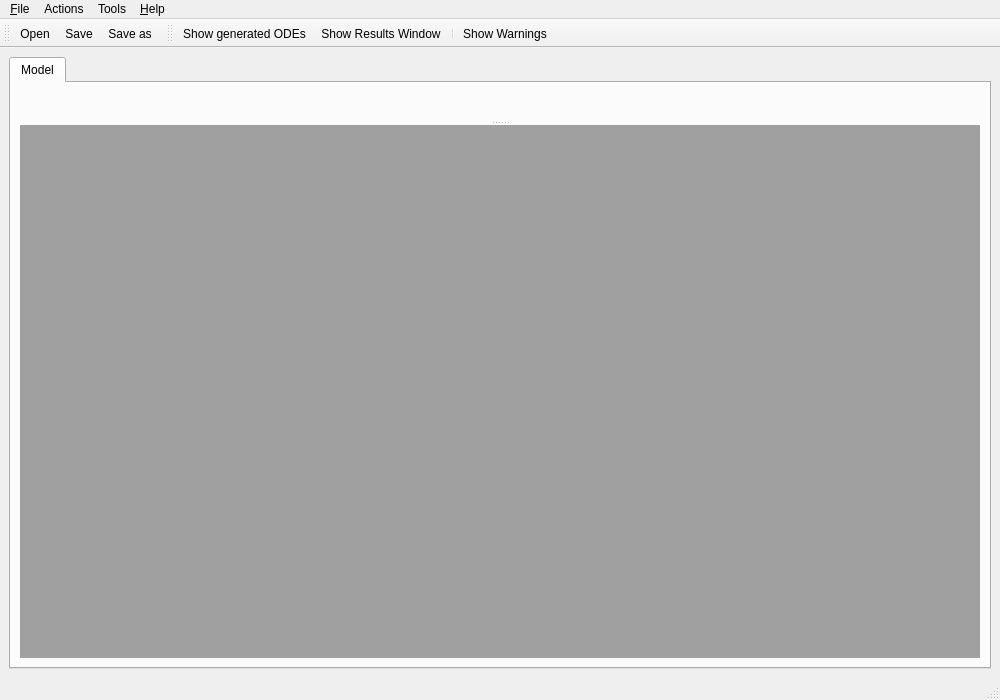
<?xml version="1.0" encoding="UTF-8"?>
<ui version="4.0">
 <author>Moritz Wade, ZIB 2010</author>
 <class>MainWindow</class>
 <widget class="QMainWindow" name="MainWindow">
  <property name="geometry">
   <rect>
    <x>0</x>
    <y>0</y>
    <width>1000</width>
    <height>700</height>
   </rect>
  </property>
  <property name="minimumSize">
   <size>
    <width>800</width>
    <height>0</height>
   </size>
  </property>
  <property name="acceptDrops">
   <bool>true</bool>
  </property>
  <property name="windowTitle">
   <string>BioPARKIN</string>
  </property>
  <property name="windowIcon">
   <iconset>
    <normaloff>:/application/images/2010-12-22 - Poem Icon v1.png</normaloff>
    <normalon>:/application/images/2010-12-22 - Poem Icon v1.png</normalon>
    <disabledoff>:/application/images/2010-12-22 - Poem Icon v1.png</disabledoff>
    <disabledon>:/application/images/2010-12-22 - Poem Icon v1.png</disabledon>
    <activeoff>:/application/images/2010-12-22 - Poem Icon v1.png</activeoff>
    <activeon>:/application/images/2010-12-22 - Poem Icon v1.png</activeon>
    <selectedoff>:/application/images/2010-12-22 - Poem Icon v1.png</selectedoff>
    <selectedon>:/application/images/2010-12-22 - Poem Icon v1.png</selectedon>:/application/images/2010-12-22 - Poem Icon v1.png</iconset>
  </property>
  <widget class="QWidget" name="centralwidget">
   <layout class="QHBoxLayout" name="horizontalLayout">
    <item>
     <widget class="QTabWidget" name="mainTabWidget">
      <property name="currentIndex">
       <number>0</number>
      </property>
      <widget class="QWidget" name="tabModel">
       <attribute name="title">
        <string>Model</string>
       </attribute>
       <layout class="QVBoxLayout" name="verticalLayout">
        <item>
         <widget class="QSplitter" name="splitter_2">
          <property name="orientation">
           <enum>Qt::Vertical</enum>
          </property>
          <widget class="QSplitter" name="masterDetailSplitter">
           <property name="frameShape">
            <enum>QFrame::NoFrame</enum>
           </property>
           <property name="frameShadow">
            <enum>QFrame::Plain</enum>
           </property>
           <property name="lineWidth">
            <number>5</number>
           </property>
           <property name="midLineWidth">
            <number>0</number>
           </property>
           <property name="orientation">
            <enum>Qt::Horizontal</enum>
           </property>
           <property name="childrenCollapsible">
            <bool>true</bool>
           </property>
           <widget class="QWidget" name="layoutWidget">
            <layout class="QVBoxLayout" name="modelListLayout">
             <property name="margin">
              <number>11</number>
             </property>
            </layout>
           </widget>
          </widget>
          <widget class="QMdiArea" name="_mdiArea">
           <property name="frameShape">
            <enum>QFrame::NoFrame</enum>
           </property>
           <property name="verticalScrollBarPolicy">
            <enum>Qt::ScrollBarAsNeeded</enum>
           </property>
           <property name="horizontalScrollBarPolicy">
            <enum>Qt::ScrollBarAsNeeded</enum>
           </property>
           <property name="background">
            <brush brushstyle="SolidPattern">
             <color alpha="255">
              <red>160</red>
              <green>160</green>
              <blue>160</blue>
             </color>
            </brush>
           </property>
           <property name="documentMode">
            <bool>false</bool>
           </property>
          </widget>
         </widget>
        </item>
        <item>
         <layout class="QHBoxLayout" name="bottomLayout"/>
        </item>
       </layout>
      </widget>
     </widget>
    </item>
   </layout>
  </widget>
  <widget class="QMenuBar" name="menubar">
   <property name="geometry">
    <rect>
     <x>0</x>
     <y>0</y>
     <width>1000</width>
     <height>21</height>
    </rect>
   </property>
   <widget class="QMenu" name="menuHelp">
    <property name="title">
     <string>&amp;Help</string>
    </property>
    <addaction name="actionAbout"/>
   </widget>
   <widget class="QMenu" name="menuFile">
    <property name="title">
     <string>&amp;File</string>
    </property>
    <addaction name="actionOpen"/>
    <addaction name="actionSave"/>
    <addaction name="actionSave_as"/>
    <addaction name="actionClose_Model"/>
    <addaction name="separator"/>
    <addaction name="actionQuit"/>
   </widget>
   <widget class="QMenu" name="menuTools">
    <property name="title">
     <string>Tools</string>
    </property>
    <addaction name="actionODEGenerator"/>
   </widget>
   <widget class="QMenu" name="menuSimulation">
    <property name="title">
     <string>Actions</string>
    </property>
    <addaction name="actionSimulate"/>
    <addaction name="actionComputeSensitivities"/>
    <addaction name="actionEstimateParameterValues"/>
   </widget>
   <addaction name="menuFile"/>
   <addaction name="menuSimulation"/>
   <addaction name="menuTools"/>
   <addaction name="menuHelp"/>
  </widget>
  <widget class="QStatusBar" name="statusbar"/>
  <widget class="QToolBar" name="fileToolBar">
   <property name="windowTitle">
    <string>toolBar</string>
   </property>
   <attribute name="toolBarArea">
    <enum>TopToolBarArea</enum>
   </attribute>
   <attribute name="toolBarBreak">
    <bool>false</bool>
   </attribute>
   <addaction name="actionOpen"/>
   <addaction name="actionSave"/>
   <addaction name="actionSave_as"/>
  </widget>
  <widget class="QToolBar" name="toolBar">
   <property name="windowTitle">
    <string>toolBar</string>
   </property>
   <attribute name="toolBarArea">
    <enum>TopToolBarArea</enum>
   </attribute>
   <attribute name="toolBarBreak">
    <bool>false</bool>
   </attribute>
   <addaction name="actionODEGenerator"/>
   <addaction name="actionShow_Results_Window"/>
   <addaction name="separator"/>
   <addaction name="actionShow_Warnings"/>
  </widget>
  <action name="actionNew">
   <property name="icon">
    <iconset resource="resources.qrc">
     <normaloff>:/tango-actions-32px/images/tango-icon-theme/32x32/actions/document-new.png</normaloff>:/tango-actions-32px/images/tango-icon-theme/32x32/actions/document-new.png</iconset>
   </property>
   <property name="text">
    <string>&amp;New...</string>
   </property>
   <property name="toolTip">
    <string>Create a new project</string>
   </property>
   <property name="statusTip">
    <string>Create a new project</string>
   </property>
   <property name="whatsThis">
    <string>Create a new project</string>
   </property>
   <property name="shortcut">
    <string>Ctrl+N</string>
   </property>
   <property name="shortcutContext">
    <enum>Qt::ApplicationShortcut</enum>
   </property>
  </action>
  <action name="actionOpen">
   <property name="icon">
    <iconset resource="resources.qrc">
     <normaloff>:/tango-actions-32px/images/tango-icon-theme/32x32/actions/document-open.png</normaloff>:/tango-actions-32px/images/tango-icon-theme/32x32/actions/document-open.png</iconset>
   </property>
   <property name="text">
    <string>&amp;Open...</string>
   </property>
   <property name="toolTip">
    <string>Open SBML file</string>
   </property>
   <property name="statusTip">
    <string>Open SBML file</string>
   </property>
   <property name="shortcut">
    <string>Ctrl+O</string>
   </property>
  </action>
  <action name="actionSave">
   <property name="icon">
    <iconset resource="resources.qrc">
     <normaloff>:/tango-actions-32px/images/tango-icon-theme/32x32/actions/document-save.png</normaloff>:/tango-actions-32px/images/tango-icon-theme/32x32/actions/document-save.png</iconset>
   </property>
   <property name="text">
    <string>&amp;Save</string>
   </property>
   <property name="toolTip">
    <string>Save current project</string>
   </property>
   <property name="statusTip">
    <string>Save current project</string>
   </property>
   <property name="shortcut">
    <string>Ctrl+S</string>
   </property>
  </action>
  <action name="actionSave_as">
   <property name="icon">
    <iconset resource="resources.qrc">
     <normaloff>:/tango-actions-32px/images/tango-icon-theme/32x32/actions/document-save-as.png</normaloff>:/tango-actions-32px/images/tango-icon-theme/32x32/actions/document-save-as.png</iconset>
   </property>
   <property name="text">
    <string>Save &amp;as...</string>
   </property>
   <property name="toolTip">
    <string>Save current project with a new filename</string>
   </property>
   <property name="statusTip">
    <string>Save current project with a new filename</string>
   </property>
   <property name="shortcut">
    <string>Ctrl+Shift+S</string>
   </property>
  </action>
  <action name="actionQuit">
   <property name="icon">
    <iconset resource="resources.qrc">
     <normaloff>:/tango-actions-32px/images/tango-icon-theme/32x32/actions/system-shutdown.png</normaloff>:/tango-actions-32px/images/tango-icon-theme/32x32/actions/system-shutdown.png</iconset>
   </property>
   <property name="text">
    <string>&amp;Quit</string>
   </property>
   <property name="toolTip">
    <string>Quit the Application</string>
   </property>
   <property name="statusTip">
    <string>Quit the Application</string>
   </property>
   <property name="shortcut">
    <string>Ctrl+Q</string>
   </property>
  </action>
  <action name="actionAbout">
   <property name="icon">
    <iconset resource="resources.qrc">
     <normaloff>:/tango-status-32px/images/tango-icon-theme/32x32/status/dialog-information.png</normaloff>:/tango-status-32px/images/tango-icon-theme/32x32/status/dialog-information.png</iconset>
   </property>
   <property name="text">
    <string>&amp;About</string>
   </property>
   <property name="shortcut">
    <string>F1</string>
   </property>
  </action>
  <action name="actionLogViewer">
   <property name="checkable">
    <bool>true</bool>
   </property>
   <property name="checked">
    <bool>true</bool>
   </property>
   <property name="text">
    <string>Log Viewer</string>
   </property>
   <property name="toolTip">
    <string>Show/Hide the Log Viewer</string>
   </property>
  </action>
  <action name="actionCopy">
   <property name="text">
    <string>Copy</string>
   </property>
   <property name="shortcut">
    <string>Ctrl+C</string>
   </property>
  </action>
  <action name="actionCut">
   <property name="text">
    <string>Cut</string>
   </property>
   <property name="shortcut">
    <string>Ctrl+X</string>
   </property>
  </action>
  <action name="actionPaste">
   <property name="text">
    <string>Paste</string>
   </property>
   <property name="shortcut">
    <string>Ctrl+V</string>
   </property>
  </action>
  <action name="actionSettings">
   <property name="icon">
    <iconset resource="resources.qrc">
     <normaloff>:/tango-categories-32px/images/tango-icon-theme/32x32/categories/applications-system.png</normaloff>:/tango-categories-32px/images/tango-icon-theme/32x32/categories/applications-system.png</iconset>
   </property>
   <property name="text">
    <string>Settings</string>
   </property>
   <property name="toolTip">
    <string>Open the Settings window</string>
   </property>
   <property name="statusTip">
    <string>Open the Settings window</string>
   </property>
  </action>
  <action name="actionSpecies">
   <property name="text">
    <string>Species</string>
   </property>
  </action>
  <action name="actionCompartments">
   <property name="text">
    <string>Compartments</string>
   </property>
  </action>
  <action name="actionReactions">
   <property name="text">
    <string>Reactions</string>
   </property>
  </action>
  <action name="actionIntegrate">
   <property name="icon">
    <iconset resource="resources.qrc">
     <normaloff>:/tango-categories-32px/images/tango-icon-theme/32x32/categories/applications-other.png</normaloff>:/tango-categories-32px/images/tango-icon-theme/32x32/categories/applications-other.png</iconset>
   </property>
   <property name="text">
    <string>Integrate</string>
   </property>
   <property name="toolTip">
    <string>Starts the selected integrator for the current problem</string>
   </property>
   <property name="statusTip">
    <string>Start Integration</string>
   </property>
   <property name="shortcut">
    <string>F5</string>
   </property>
  </action>
  <action name="actionShowPlots">
   <property name="icon">
    <iconset resource="resources.qrc">
     <normaloff>:/tango-categories-32px/images/tango-icon-theme/32x32/categories/applications-accessories.png</normaloff>:/tango-categories-32px/images/tango-icon-theme/32x32/categories/applications-accessories.png</iconset>
   </property>
   <property name="text">
    <string>Show Plots</string>
   </property>
   <property name="toolTip">
    <string>Show Plots</string>
   </property>
  </action>
  <action name="actionShow_Data_Manager">
   <property name="icon">
    <iconset resource="resources.qrc">
     <normaloff>:/tango-actions-32px/images/tango-icon-theme/32x32/actions/document-properties.png</normaloff>:/tango-actions-32px/images/tango-icon-theme/32x32/actions/document-properties.png</iconset>
   </property>
   <property name="text">
    <string>Show Data Manager</string>
   </property>
   <property name="toolTip">
    <string>Allows to define data sources</string>
   </property>
  </action>
  <action name="actionODEGenerator">
   <property name="icon">
    <iconset resource="resources.qrc">
     <normaloff>:/tango-actions-32px/images/tango-icon-theme/32x32/actions/format-justify-fill.png</normaloff>:/tango-actions-32px/images/tango-icon-theme/32x32/actions/format-justify-fill.png</iconset>
   </property>
   <property name="text">
    <string>Show generated ODEs</string>
   </property>
   <property name="toolTip">
    <string>Show generated ODEs</string>
   </property>
   <property name="statusTip">
    <string>Show generated ODEs</string>
   </property>
  </action>
  <action name="actionSBMLEntities">
   <property name="checkable">
    <bool>true</bool>
   </property>
   <property name="checked">
    <bool>true</bool>
   </property>
   <property name="text">
    <string>SBML Entities</string>
   </property>
   <property name="toolTip">
    <string>Show/Hide the SBML Entities</string>
   </property>
   <property name="statusTip">
    <string>Show/Hide the SBML Entities</string>
   </property>
  </action>
  <action name="actionProperties">
   <property name="checkable">
    <bool>true</bool>
   </property>
   <property name="checked">
    <bool>true</bool>
   </property>
   <property name="text">
    <string>Properties</string>
   </property>
   <property name="toolTip">
    <string>Show/Hide the Properties</string>
   </property>
   <property name="statusTip">
    <string>Show/Hide the Properties</string>
   </property>
  </action>
  <action name="actionSimulate">
   <property name="text">
    <string>&amp;Simulate</string>
   </property>
   <property name="toolTip">
    <string>Simulate with current settings</string>
   </property>
   <property name="shortcut">
    <string>Ctrl+Alt+S</string>
   </property>
  </action>
  <action name="actionComputeSensitivities">
   <property name="text">
    <string>Compute Sensitivities</string>
   </property>
   <property name="toolTip">
    <string>Compute sensitivities of the currently selected Species</string>
   </property>
   <property name="shortcut">
    <string>Ctrl+Alt+C</string>
   </property>
  </action>
  <action name="actionEstimateParameterValues">
   <property name="text">
    <string>Estimate Parameter Values</string>
   </property>
   <property name="toolTip">
    <string>Starts the parameter value estimation process</string>
   </property>
   <property name="shortcut">
    <string>Ctrl+Alt+F</string>
   </property>
  </action>
  <action name="actionClose_Model">
   <property name="text">
    <string>Close</string>
   </property>
   <property name="shortcut">
    <string>Ctrl+W</string>
   </property>
  </action>
  <action name="actionShow_Results_Window">
   <property name="icon">
    <iconset resource="resources.qrc">
     <normaloff>:/tango-actions-32px/images/tango-icon-theme/32x32/actions/window-new.png</normaloff>:/tango-actions-32px/images/tango-icon-theme/32x32/actions/window-new.png</iconset>
   </property>
   <property name="text">
    <string>Show Results Window</string>
   </property>
   <property name="toolTip">
    <string>Opens a Window with Results (Tables, Plots, Sensitivities, etc.) if they have already been calculated.</string>
   </property>
   <property name="shortcut">
    <string>Ctrl+Alt+R</string>
   </property>
  </action>
  <action name="actionShow_Warnings">
   <property name="checkable">
    <bool>false</bool>
   </property>
   <property name="checked">
    <bool>false</bool>
   </property>
   <property name="enabled">
    <bool>true</bool>
   </property>
   <property name="icon">
    <iconset resource="resources.qrc">
     <normaloff>:/tango-status-32px/images/tango-icon-theme/32x32/status/weather-clear.png</normaloff>:/tango-status-32px/images/tango-icon-theme/32x32/status/weather-clear.png</iconset>
   </property>
   <property name="text">
    <string>Show Warnings</string>
   </property>
   <property name="toolTip">
    <string>Opens a Window showing recent Warnings and Errors</string>
   </property>
   <property name="statusTip">
    <string>Opens a Window showing recent Warnings and Errors</string>
   </property>
   <property name="whatsThis">
    <string>Opens a Window showing recent Warnings and Errors</string>
   </property>
   <property name="shortcut">
    <string>Ctrl+Alt+W</string>
   </property>
   <property name="visible">
    <bool>true</bool>
   </property>
  </action>
 </widget>
 <resources>
  <include location="resources.qrc"/>
 </resources>
 <connections>
  <connection>
   <sender>actionQuit</sender>
   <signal>triggered()</signal>
   <receiver>MainWindow</receiver>
   <slot>close()</slot>
   <hints>
    <hint type="sourcelabel">
     <x>-1</x>
     <y>-1</y>
    </hint>
    <hint type="destinationlabel">
     <x>399</x>
     <y>299</y>
    </hint>
   </hints>
  </connection>
 </connections>
</ui>
